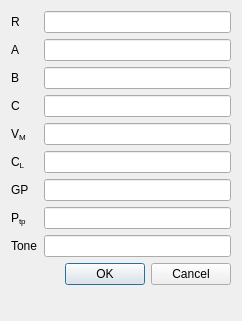
<?xml version="1.0" encoding="UTF-8"?>
<ui version="4.0">
 <class>VesselDlg</class>
 <widget class="QDialog" name="VesselDlg">
  <property name="geometry">
   <rect>
    <x>0</x>
    <y>0</y>
    <width>242</width>
    <height>321</height>
   </rect>
  </property>
  <property name="windowTitle">
   <string>Vessel</string>
  </property>
  <layout class="QFormLayout" name="formLayout">
   <property name="fieldGrowthPolicy">
    <enum>QFormLayout::AllNonFixedFieldsGrow</enum>
   </property>
   <item row="0" column="0">
    <widget class="QLabel" name="label">
     <property name="text">
      <string>R</string>
     </property>
    </widget>
   </item>
   <item row="0" column="1">
    <widget class="QLineEdit" name="R"/>
   </item>
   <item row="1" column="0">
    <widget class="QLabel" name="a_label">
     <property name="text">
      <string>A</string>
     </property>
    </widget>
   </item>
   <item row="1" column="1">
    <widget class="QLineEdit" name="a"/>
   </item>
   <item row="2" column="0">
    <widget class="QLabel" name="label_3">
     <property name="text">
      <string>B</string>
     </property>
    </widget>
   </item>
   <item row="2" column="1">
    <widget class="QLineEdit" name="b"/>
   </item>
   <item row="3" column="0">
    <widget class="QLabel" name="c_label">
     <property name="text">
      <string>C</string>
     </property>
    </widget>
   </item>
   <item row="3" column="1">
    <widget class="QLineEdit" name="c"/>
   </item>
   <item row="9" column="0" colspan="2">
    <widget class="QDialogButtonBox" name="buttonBox">
     <property name="orientation">
      <enum>Qt::Horizontal</enum>
     </property>
     <property name="standardButtons">
      <set>QDialogButtonBox::Cancel|QDialogButtonBox::Ok</set>
     </property>
    </widget>
   </item>
   <item row="6" column="1">
    <widget class="QLineEdit" name="gp"/>
   </item>
   <item row="7" column="1">
    <widget class="QLineEdit" name="ptp"/>
   </item>
   <item row="6" column="0">
    <widget class="QLabel" name="label_6">
     <property name="text">
      <string>GP</string>
     </property>
    </widget>
   </item>
   <item row="7" column="0">
    <widget class="QLabel" name="label_10">
     <property name="text">
      <string>&lt;!DOCTYPE HTML PUBLIC &quot;-//W3C//DTD HTML 4.0//EN&quot; &quot;http://www.w3.org/TR/REC-html40/strict.dtd&quot;&gt;
&lt;html&gt;&lt;head&gt;&lt;meta name=&quot;qrichtext&quot; content=&quot;1&quot; /&gt;&lt;style type=&quot;text/css&quot;&gt;
p, li { white-space: pre-wrap; }
&lt;/style&gt;&lt;/head&gt;&lt;body style=&quot; font-family:'Sans Serif'; font-size:9pt; font-weight:400; font-style:normal;&quot;&gt;
&lt;p style=&quot; margin-top:0px; margin-bottom:0px; margin-left:0px; margin-right:0px; -qt-block-indent:0; text-indent:0px;&quot;&gt;P&lt;span style=&quot; vertical-align:sub;&quot;&gt;tp&lt;/span&gt;&lt;/p&gt;&lt;/body&gt;&lt;/html&gt;</string>
     </property>
    </widget>
   </item>
   <item row="8" column="1">
    <widget class="QLineEdit" name="tone"/>
   </item>
   <item row="8" column="0">
    <widget class="QLabel" name="label_5">
     <property name="text">
      <string>Tone</string>
     </property>
    </widget>
   </item>
   <item row="4" column="0">
    <widget class="QLabel" name="label_2">
     <property name="text">
      <string>&lt;!DOCTYPE HTML PUBLIC &quot;-//W3C//DTD HTML 4.0//EN&quot; &quot;http://www.w3.org/TR/REC-html40/strict.dtd&quot;&gt;
&lt;html&gt;&lt;head&gt;&lt;meta name=&quot;qrichtext&quot; content=&quot;1&quot; /&gt;&lt;style type=&quot;text/css&quot;&gt;
p, li { white-space: pre-wrap; }
&lt;/style&gt;&lt;/head&gt;&lt;body style=&quot; font-family:'Sans Serif'; font-size:9pt; font-weight:400; font-style:normal;&quot;&gt;
&lt;p style=&quot; margin-top:0px; margin-bottom:0px; margin-left:0px; margin-right:0px; -qt-block-indent:0; text-indent:0px;&quot;&gt;V&lt;span style=&quot; vertical-align:sub;&quot;&gt;M&lt;/span&gt;&lt;/p&gt;&lt;/body&gt;&lt;/html&gt;</string>
     </property>
    </widget>
   </item>
   <item row="4" column="1">
    <widget class="QLineEdit" name="mv"/>
   </item>
   <item row="5" column="1">
    <widget class="QLineEdit" name="cl"/>
   </item>
   <item row="5" column="0">
    <widget class="QLabel" name="label_4">
     <property name="text">
      <string>&lt;!DOCTYPE HTML PUBLIC &quot;-//W3C//DTD HTML 4.0//EN&quot; &quot;http://www.w3.org/TR/REC-html40/strict.dtd&quot;&gt;
&lt;html&gt;&lt;head&gt;&lt;meta name=&quot;qrichtext&quot; content=&quot;1&quot; /&gt;&lt;style type=&quot;text/css&quot;&gt;
p, li { white-space: pre-wrap; }
&lt;/style&gt;&lt;/head&gt;&lt;body style=&quot; font-family:'Sans Serif'; font-size:9pt; font-weight:400; font-style:normal;&quot;&gt;
&lt;p style=&quot; margin-top:0px; margin-bottom:0px; margin-left:0px; margin-right:0px; -qt-block-indent:0; text-indent:0px;&quot;&gt;C&lt;span style=&quot; vertical-align:sub;&quot;&gt;L&lt;/span&gt;&lt;/p&gt;&lt;/body&gt;&lt;/html&gt;</string>
     </property>
    </widget>
   </item>
  </layout>
 </widget>
 <tabstops>
  <tabstop>R</tabstop>
  <tabstop>a</tabstop>
  <tabstop>b</tabstop>
  <tabstop>c</tabstop>
  <tabstop>mv</tabstop>
  <tabstop>cl</tabstop>
  <tabstop>gp</tabstop>
  <tabstop>ptp</tabstop>
  <tabstop>tone</tabstop>
  <tabstop>buttonBox</tabstop>
 </tabstops>
 <resources/>
 <connections>
  <connection>
   <sender>buttonBox</sender>
   <signal>accepted()</signal>
   <receiver>VesselDlg</receiver>
   <slot>accept()</slot>
   <hints>
    <hint type="sourcelabel">
     <x>232</x>
     <y>311</y>
    </hint>
    <hint type="destinationlabel">
     <x>157</x>
     <y>274</y>
    </hint>
   </hints>
  </connection>
  <connection>
   <sender>buttonBox</sender>
   <signal>rejected()</signal>
   <receiver>VesselDlg</receiver>
   <slot>reject()</slot>
   <hints>
    <hint type="sourcelabel">
     <x>232</x>
     <y>311</y>
    </hint>
    <hint type="destinationlabel">
     <x>241</x>
     <y>274</y>
    </hint>
   </hints>
  </connection>
 </connections>
</ui>
